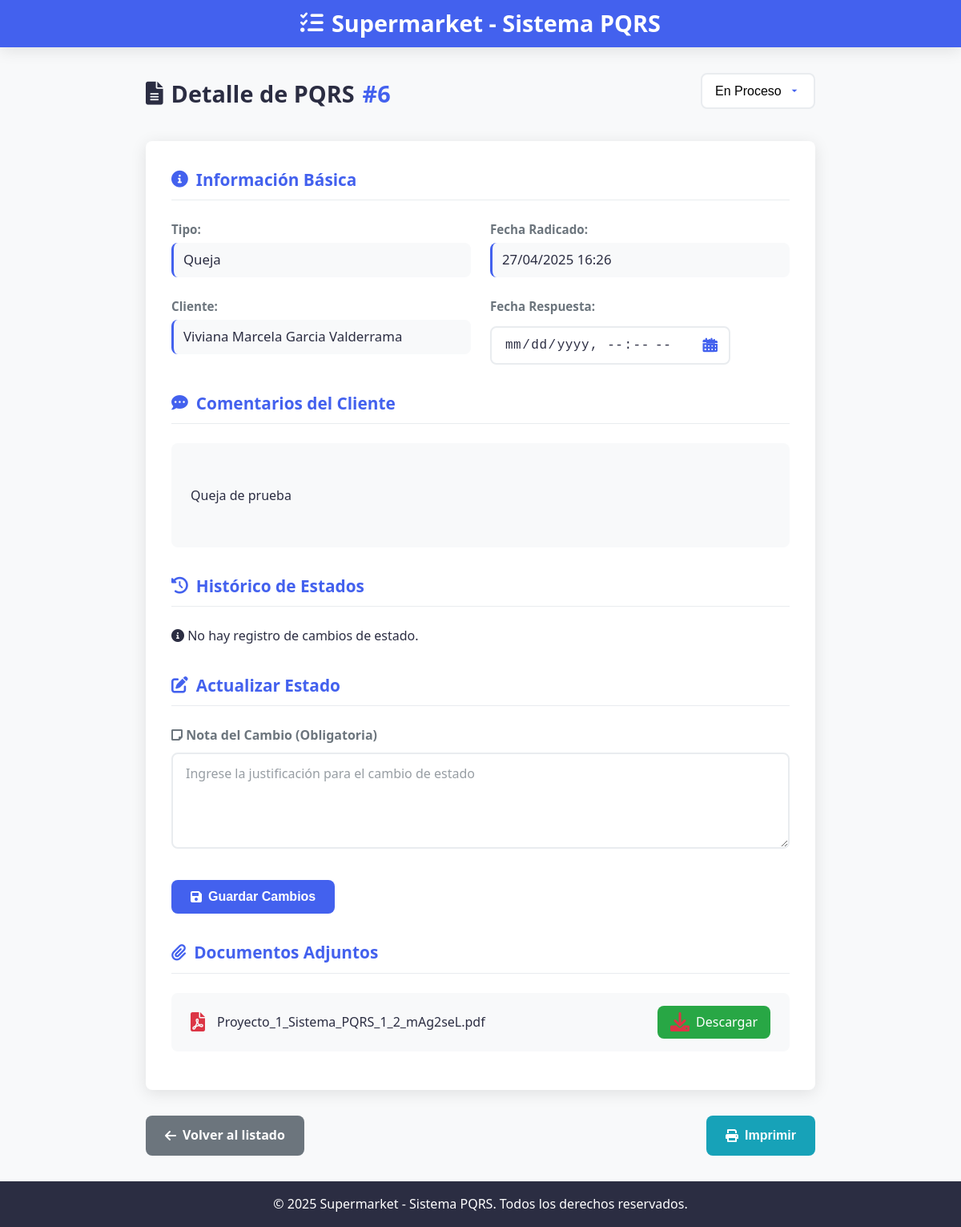
Page /gestor/pqrs/6/ on the committed database.
### core/models.py (models this page shows, shortened)
class PQRS(models.Model):
    TIPO_RADICADO_CHOICES = [
        ('Peticion', 'Peticion'),
        ('Queja', 'Queja'),
        ('Reclamo', 'Reclamo'),
        ('Sugerencia', 'Sugerencia'),
    ]
    ESTADO_RADICADO_CHOICES = [
        ('nuevo', 'Nuevo'),
        ('en-proceso', 'En Proceso'),
        ('resuelto', 'Resuelto'),
        ('cerrado', 'Cerrado'),
    ]
    numero_radicado = models.AutoField(primary_key=True)
    fecha_radicado = models.DateTimeField(auto_now_add=True)
    tipo_radicado = models.CharField(max_length=25, choices=TIPO_RADICADO_CHOICES)
    comentarios = models.TextField()
    anexo = models.FileField(upload_to='anexos/', blank=True, null=True)
    cliente = models.ForeignKey(Cliente, on_delete=models.CASCADE, related_name='pqrs')
    estado = models.CharField(max_length=20, choices=ESTADO_RADICADO_CHOICES, default='nuevo')
    empleado_asignado = models.ForeignKey(Empleado, on_delete=models.SET_NULL, null=True, blank=True, related_name='pqrs_asignados')
    justificacion_del_estado = models.TextField(blank=True, null=True)
    fecha_respuesta = models.DateTimeField(blank=True, null=True)

class Cliente(models.Model):
    TIPO_IDENTIFICACION_CHOICES = [
        ('Cédula de Ciudadanía', 'Cédula de Ciudadanía'),
        ('Tarjeta de Identidad', 'Tarjeta de Identidad'),
        ('Cédula de Extranjería', 'Cédula de Extranjería'),
        ('Pasaporte', 'Pasaporte'),
    ]
    tipo_identificacion = models.CharField(max_length=50, choices=TIPO_IDENTIFICACION_CHOICES)
    numero_identificacion = models.CharField(max_length=20, unique=True)
    nombre_completo = models.CharField(max_length=100)
    correo_electronico = models.EmailField(unique=True)
    telefono_movil = models.CharField(max_length=15)
    contrasena = models.CharField(max_length=100)
    verificado = models.BooleanField(default=False)
    codigo_verificacion = models.CharField(max_length=64, blank=True, null=True)
    token_recuperacion = models.CharField(max_length=128, blank=True, null=True)

### core/views.py (the view)
# urls.py: path('gestor/pqrs/<int:numero_radicado>/', detalle_pqrs_gestor, name='detalle_pqrs_gestor'),
def detalle_pqrs_gestor(request, numero_radicado):
    pqrs = get_object_or_404(PQRS, numero_radicado=numero_radicado)
    estados = PQRS.ESTADO_RADICADO_CHOICES
    return render(request, 'detalle_pqrs_gestor.html', {
        'pqrs': pqrs,
        'estados': estados,
        'now': timezone.localtime(timezone.now())
    })

### templates/detalle_pqrs_gestor.html (shortened to what this page needs)
{% load static %}
<!DOCTYPE html>
<html lang="es">
<head>
    <link rel="stylesheet" href="{% static 'css/gestor/detalle_pqrs.css' %}">
    <link rel="stylesheet" href="https://cdnjs.cloudflare.com/ajax/libs/font-awesome/6.0.0/css/all.min.css">
</head>
<body>
    <div class="pqrs-detail-container">
        <header class="pqrs-header">
            <h1><i class="fas fa-tasks"></i> Supermarket - Sistema PQRS</h1>
        </header>
        <main class="pqrs-detail-content">
            <form method="POST" action="{% url 'actualizar_pqrs' pqrs.numero_radicado %}">
                <div class="detail-header">
                    <h2>
                        <i class="fas fa-file-alt"></i> Detalle de PQRS
                        <span class="radicado-number">#{{ pqrs.numero_radicado }}</span>
                    </h2>
                    <div class="status-selector">
                        <select name="estado" class="form-control select-status" id="estado-pqrs">
                            {% for value, label in estados %}
                            <option value="{{ value }}" {% if value == pqrs.estado %}selected{% endif %}>
                                {{ label }}
                            </option>
                            {% endfor %}
                        </select>
                    </div>
                </div>
                <div class="detail-card">
                    <div class="detail-section">
                        <h3 class="section-title"><i class="fas fa-info-circle"></i> Información Básica</h3>
                        <div class="detail-grid">
                            <div class="detail-item">
                                <span class="detail-label">Tipo:</span>
                                <span class="detail-value">{{ pqrs.tipo_radicado }}</span>
                            </div>
                            <div class="detail-item">
                                <span class="detail-label">Fecha Radicado:</span>
                                <span class="detail-value">{{ pqrs.fecha_radicado|date:"d/m/Y H:i" }}</span>
                            </div>
                            <div class="detail-item">
                                <span class="detail-label">Cliente:</span>
                                <span class="detail-value">{{ pqrs.cliente.nombre_completo }}</span>
                            </div>
                            <div class="detail-item">
                                <span class="detail-label">Fecha Respuesta:</span>
                                <div class="editable-date-container">
                                    <input type="datetime-local" name="fecha_respuesta"
                                           value="{{ pqrs.fecha_respuesta|date:'Y-m-d\TH:i' }}"
                                           class="date-input" id="fecha-respuesta"
                                           data-ultima-fecha="{{ pqrs.fecha_respuesta|date:'Y-m-d\TH:i' }}"
                                           required>
                                    <i class="fas fa-calendar-alt calendar-icon"></i>
                                </div>
                            </div>
                        </div>
                    </div>
                    <div class="detail-section">
                        <h3 class="section-title"><i class="fas fa-comment-dots"></i> Comentarios del Cliente</h3>
                        <div class="comments-box">
                            {{ pqrs.comentarios|linebreaks }}
                        </div>
                    </div>
                    <div class="detail-section">
                        <h3 class="section-title"><i class="fas fa-history"></i> Histórico de Estados</h3>
                        <div class="history-box">
                            {% if pqrs.justificacion_del_estado %}
                                <pre>{{ pqrs.justificacion_del_estado }}</pre>
                            {% else %}
                                <p class="no-history"><i class="fas fa-info-circle"></i> No hay registro de cambios de estado.</p>
                            {% endif %}
                        </div>
                    </div>
                    <div class="detail-section">
                        <h3 class="section-title"><i class="fas fa-edit"></i> Actualizar Estado</h3>
                        <div class="update-box">
                            <div class="form-group">
                                <label for="nota_estado" class="form-label">
                                    <i class="fas fa-sticky-note"></i> Nota del Cambio (Obligatoria)
                                </label>
                                <textarea name="nota_estado" id="nota_estado" class="form-control"
                                          rows="3" required placeholder="Ingrese la justificación para el cambio de estado"></textarea>
                            </div>
                            <button type="submit" class="btn btn-update">
                                <i class="fas fa-save"></i> Guardar Cambios
                            </button>
                        </div>
                    </div>
                    <div class="detail-section">
                        <h3 class="section-title"><i class="fas fa-paperclip"></i> Documentos Adjuntos</h3>
                        {% if pqrs.anexo %}
                            <div class="attachment-box">
                                <i class="fas fa-file-pdf"></i>
                                <span class="attachment-name">{{ pqrs.anexo.name|cut:"anexos/" }}</span>
                                <a href="{{ pqrs.anexo.url }}" download class="btn-download">
                                    <i class="fas fa-download"></i> Descargar
                                </a>
                            </div>
                        {% else %}
                            <p class="no-attachment"><i class="fas fa-times-circle"></i> No se adjuntó documento.</p>
                        {% endif %}
                    </div>
                </div>
            </form>
            <div class="action-buttons">
                <a href="{% url 'gestion_pqrs' %}" class="btn btn-back">
                    <i class="fas fa-arrow-left"></i> Volver al listado
                </a>
                <button class="btn btn-print" onclick="window.print()">
                    <i class="fas fa-print"></i> Imprimir
                </button>
            </div>
        </main>
        <footer class="pqrs-footer">
            <p>&copy; 2025 Supermarket - Sistema PQRS. Todos los derechos reservados.</p>
        </footer>
    </div>
{% load static %}
<script src="{% static 'js/detalle_gestor.js' %}"></script></body>
</html>

### rows in the picture
PQRS: numero_radicado "6", estado "En Proceso", tipo_radicado "Queja", fecha_radicado "27/04/2025 16:26", cliente.nombre_completo "Viviana Marcela Garcia Valderrama", comentarios "Queja de prueba", anexo.name "Proyecto_1_Sistema_PQRS_1_2_mAg2seL.pdf"
